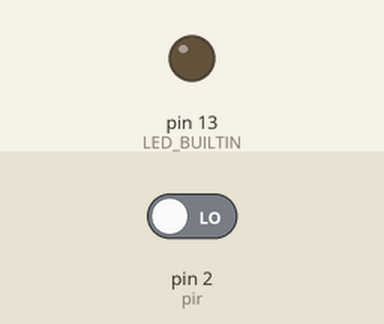
Recording of a sketch running on a simulated Arduino Uno, built with avr-gcc and run on an emulated ATmega328P. On the bench: output pins drawn as LEDs (lit = HIGH). Inputs (shaded band) come from the test bench; at power-on: pin 2 (pir) LOW.

Above: at 1.2 s.
1.3 s: pin 2 (pir) driven HIGH
At 2.5 s:
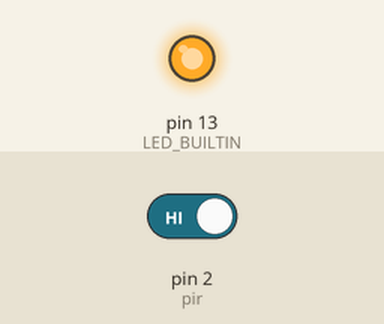
2.8 s: pin 2 (pir) driven LOW
At 4.2 s:
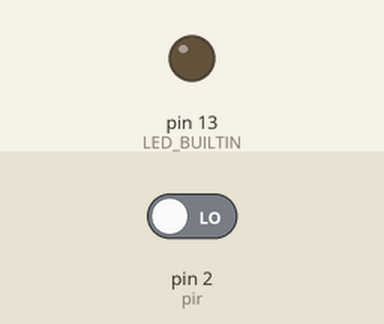
Timing chart, 0 to 5.8 s (numbered marks = the images above; inputs shaded):
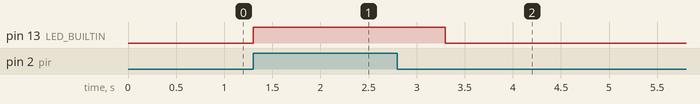

The sketch:

pir_sensor_test.ino
```cpp
#define pir 2
//앞으로 D7핀을 ‘pir’이라 부르겠습니다. 선언합니다.

  void setup() { //여기 안에 있는 코드는 딱 한번만 실행됩니다.
  pinMode(pir,INPUT);
  //아두이노의 D7핀을 INPUT 모드로 설정합니다. 이제 이 핀으로 값을 읽어들일 수 있습니다.
  pinMode(LED_BUILTIN, OUTPUT);
  //아두이노의 내장된 LED를 OUTPUT모드로 설정합니다. 이제 켜고 끌 수 있습니다.
}

  void loop() { //위의 Setup() 실행 이후, 여기 안에 있는 코드는 무한히 반복실행됩니다.

  int data = digitalRead(pir);
  //여기 loop안에서만, ‘pir’에서 읽히는 정보를 ‘data’라 부르겠습니다.
  if(data == 1){ //만약 읽은 data값이 1이라면,
  digitalWrite(LED_BUILTIN, HIGH); //내장된 LED를 켭니다.
  delay(1000); // 1초동안 켭니다.
  }
  else{ //그게 아니라면,
  digitalWrite(LED_BUILTIN, LOW); //내장된 LED를 끕니다.
  }
}
```

Measured:
- after the input at 1.3 s, pin 13 (LED_BUILTIN): LOW → HIGH at once
- after the input at 2.8 s, pin 13 (LED_BUILTIN): HIGH → LOW after 0.50 s
